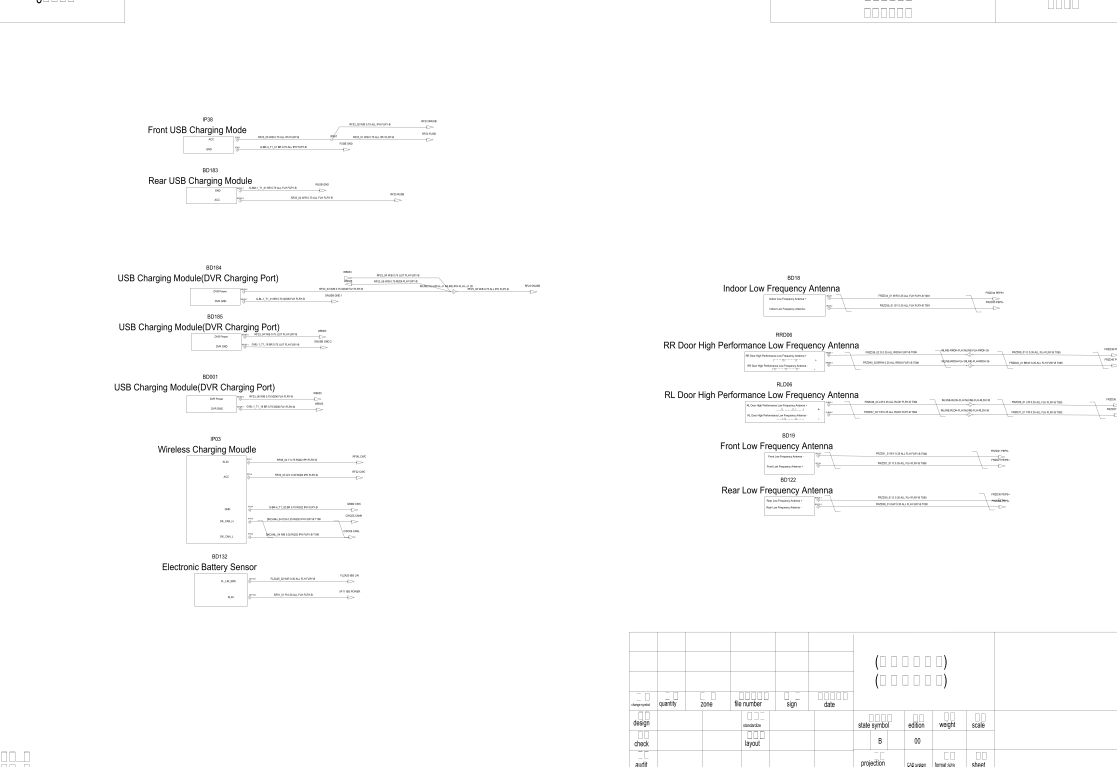
#> input picture frames/pilot_112/render.png, 6700 x 4598 px, found by its file name (shown at 1/6 size)
$ python test_ring_match.py
#> lines starting #> are read from the running program, lines starting #| are printed output that depends on the picture; after the words box and inside, x2 and y2 are one past the last pixel; in counts of white or black regions, pixels touching at a corner belong together
#> further down, gray is the input picture: shape (4598, 6700); min 0, max 255, mean 252.6
### code/trace.py
# -*- coding: utf-8 -*-
"""纯视觉导线追踪：只接收 numpy 图像，绝不接触 DXF 数据。

管线：
  灰度图 -> Otsu 二值化 -> Zhang-Suen 细化 -> 骨架图分析 ->
  提取导线段(arc) -> 节点圆点判定 -> 合并成电气网络(net)

关键概念：
- 端点：骨架中 8 邻域=1 的像素
- 节点：8 邻域>=3 的像素；有实心圆点=拼接连接，无圆点=跨线不连
"""
import numpy as np
import cv2
from skimage.morphology import skeletonize


def binarize_otsu(gray):
    """Otsu 二值化，返回前景=True 的 bool 数组。"""
    _, bw = cv2.threshold(gray, 0, 255, cv2.THRESH_BINARY + cv2.THRESH_OTSU)
#> bw: shape (4598, 6700); 99% white; 2775 black regions (429 under 20 px), largest, box (x1, y1, x2, y2) and area: (3775, 3792, 6700, 4598) 22812, (4905, 2959, 6041, 3072) 3514, (4901, 2710, 6032, 2813) 3179
    # 前景应为暗像素（黑线白底）；若前景占比>50% 说明反了
    fg = bw < 128
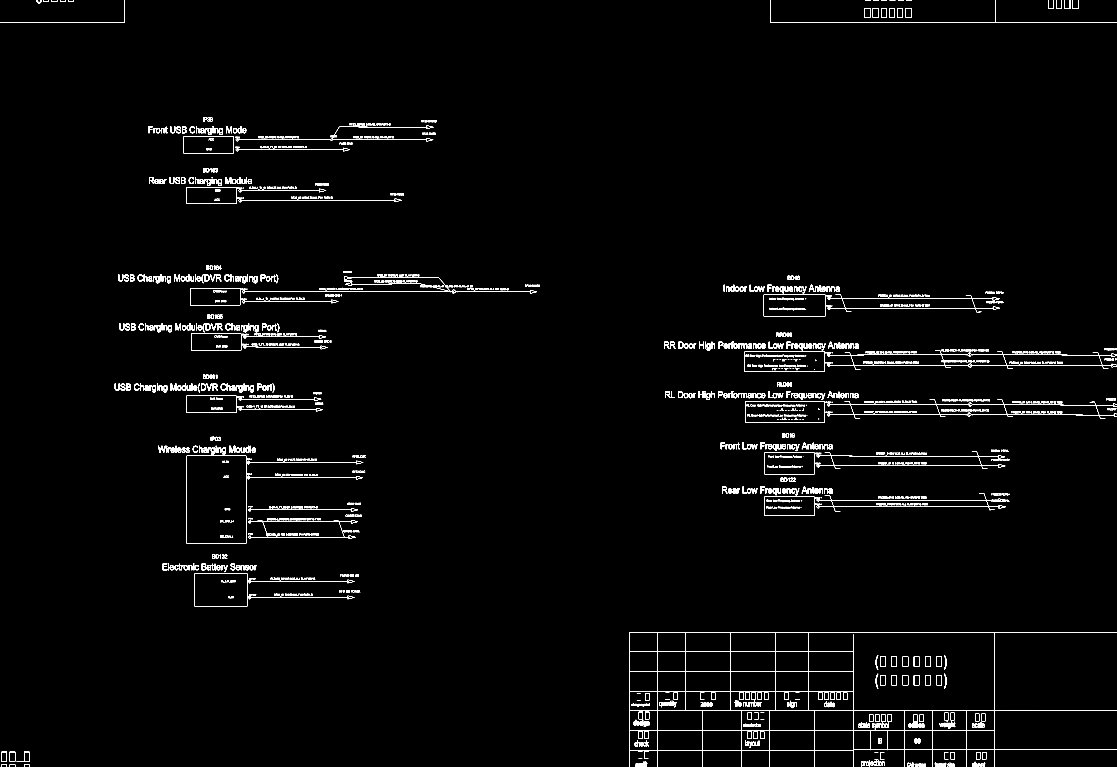
#> fg: shape (4598, 6700) bool (shown at 1/6 size); 1% white; 2775 white regions (429 under 20 px), largest, box (x1, y1, x2, y2) and area: (3775, 3792, 6700, 4598) 22812, (4905, 2959, 6041, 3072) 3514, (4901, 2710, 6032, 2813) 3179
    if fg.mean() > 0.5:
        fg = ~fg
    return fg


def skeleton_of(foreground):
    """Zhang-Suen 细化，返回骨架 bool 数组。"""
    return skeletonize(foreground)
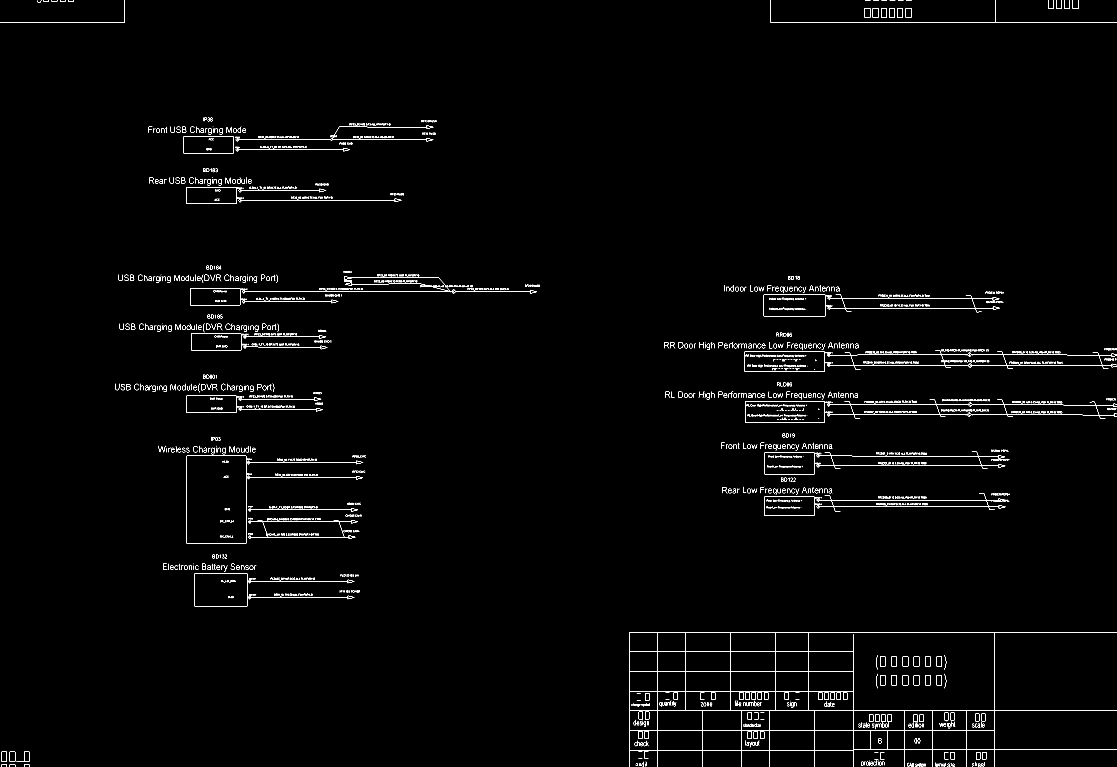
#> returned value: shape (4598, 6700) bool (shown at 1/6 size); 0.51% white in thin lines or dots


def neighbor_degree(skel):
    """每个骨架像素的 8 邻域度数（不含自身）。"""
    k = np.ones((3, 3), dtype=np.uint8)
    k[1, 1] = 0
    cnt = cv2.filter2D(skel.astype(np.uint8), -1, k, borderType=cv2.BORDER_CONSTANT)
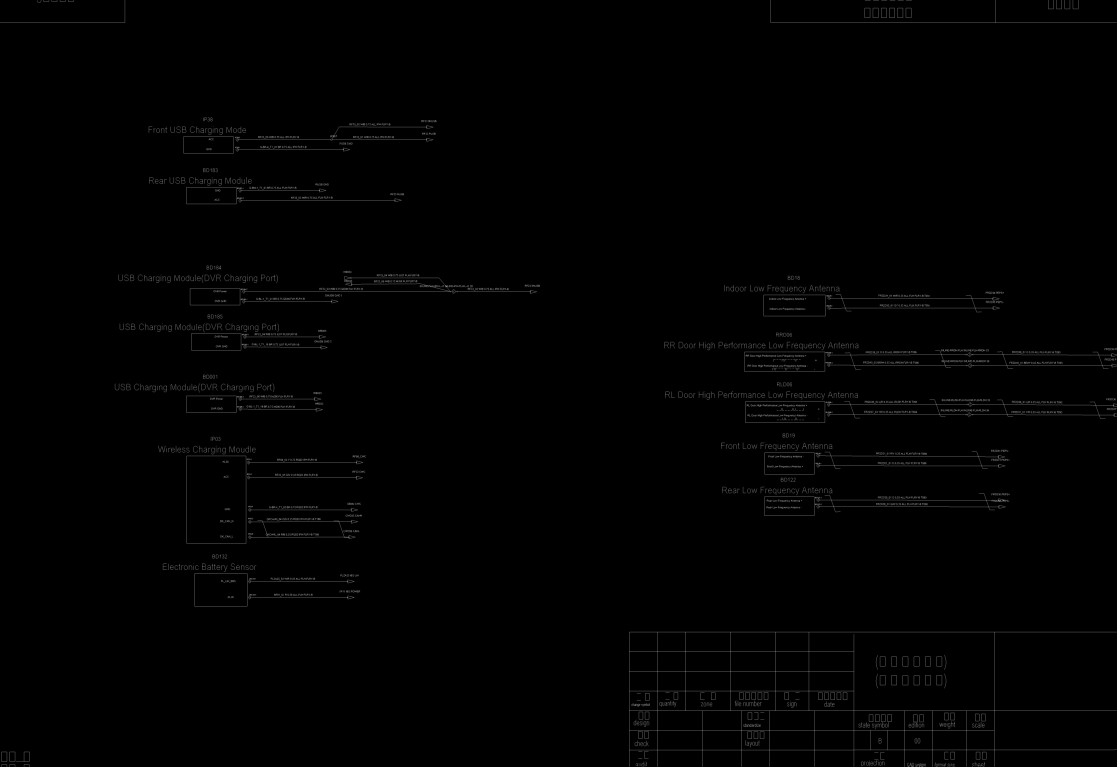
#> cnt: shape (4598, 6700) (shown at 1/6 size); min 0, max 7, mean 0.0409; drawn with min black and max white
    return cnt * skel


def estimate_wire_width(foreground, skeleton):
    """用距离变换估计导线宽度（像素）。"""
    dist = cv2.distanceTransform(foreground.astype(np.uint8), cv2.DIST_L2, 3)
    vals = dist[skeleton]
    vals = vals[vals > 0]
    if len(vals) == 0:
        return 3.0
    # 导线骨架处的距离值中位数*2 = 线宽；用较低分位避开圆点干扰
    return float(np.percentile(vals, 30)) * 2.0


def has_dot(foreground, dist, jr, jc, wire_width):
    """节点处是否有实心圆点（拼接点）。

    圆点半径明显大于线宽的一半；在节点邻域内找距离变换局部最大值。
    """
    r = int(max(wire_width * 2.5, 6))
    r0, r1 = max(0, jr - r), jr + r + 1
    c0, c1 = max(0, jc - r), jc + r + 1
    patch = dist[r0:r1, c0:c1]
    if patch.size == 0:
        return False
    # 圆点处的局部厚度应显著大于线宽
    return bool(patch.max() > wire_width * 0.9)


def extract_nets(foreground, skeleton):
    """从骨架提取电气网络。

    返回 nets: list of dict(yx_coords, endpoints, junctions, has_dot_junctions)
    """
    degree = neighbor_degree(skeleton)
    junction_mask = (degree >= 3) & skeleton
#> junction_mask: shape (4598, 6700) bool; 0.03% white in thin lines or dots
    # 去掉节点像素，剩下的连通域就是导线段(arc)
    skel_no_j = skeleton & ~junction_mask
#> skel_no_j: shape (4598, 6700) bool; 0.48% white in thin lines or dots
    n_arc, arc_labels = cv2.connectedComponents(skel_no_j.astype(np.uint8), connectivity=8)
#> arc_labels: shape (4598, 6700) int32; 6644 distinct labels, from 0 to 6643
#> n_arc = 6644

    dist = cv2.distanceTransform(foreground.astype(np.uint8), cv2.DIST_L2, 3)
    wire_width = estimate_wire_width(foreground, skeleton)
#> wire_width = 1.91

    # 每个 arc 的像素集合
    arc_pixels = {}
    ys, xs = np.nonzero(arc_labels)
    for y, x, lb in zip(ys, xs, arc_labels[ys, xs]):
        arc_pixels.setdefault(int(lb), []).append((y, x))
#> this loop made 148640 passes
#> (y, x, lb) on passes 1 to 3: (0, 248, 1), (0, 261, 2), (0, 293, 2)
#> after the loop, arc_pixels = 6643 items

    # union-find 合并 arc
    parent = {i: i for i in arc_pixels}
#> parent = 6643 items

    def find(a):
        while parent[a] != a:
            parent[a] = parent[parent[a]]
            a = parent[a]
        return a

    def union(a, b):
        ra, rb = find(a), find(b)
        if ra != rb:
            parent[ra] = rb

    # 节点像素坐标
    jy, jx = np.nonzero(junction_mask)
#> jy = 8742 values from 135 to 4594; jx = 8742 values, max 6696 at index 5071, min 143 at index 8638, mean 3674
    # 每个节点相邻的 arc id
    from collections import defaultdict
    junc_arcs = defaultdict(set)
    H, W = skeleton.shape
#> H = 4598; W = 6700
    for y, x in zip(jy, jx):
        for dy in (-1, 0, 1):
            for dx in (-1, 0, 1):
                if dy == 0 and dx == 0:
                    continue
                ny, nx = y + dy, x + dx
                if 0 <= ny < H and 0 <= nx < W:
                    lb = arc_labels[ny, nx]
                    if lb > 0:
                        junc_arcs[(y, x)].add(int(lb))
#> this loop made 8742 passes
#> (y, x) on passes 1 to 3: (135, 5971), (136, 5970), (136, 5971)

    dot_junctions = []
    for (y, x), arcs in junc_arcs.items():
        if len(arcs) < 2:
            continue
        if has_dot(foreground, dist, y, x, wire_width):
            dot_junctions.append((y, x))
            arcs = list(arcs)
            for a in arcs[1:]:
                union(arcs[0], a)
#> this loop made 6689 passes
#> (r in has_dot, r0 in has_dot, r1 in has_dot, c0 in has_dot, c1 in has_dot) on pass 7: (6, 709, 722, 1260, 1273)
#> after the loop, dot_junctions = 121 pairs, first value 715 to 4594, second value 844 to 5976
        # 无圆点=跨线：不合并，各 arc 保持独立

    # 组装 nets
    nets = defaultdict(list)
    for aid, px in arc_pixels.items():
        nets[find(aid)].extend(px)
#> this loop made 6643 passes
#> aid on passes 1 to 3: 1, 2, 3

    result = []
    full_deg = neighbor_degree(skeleton)  # 只算一次，勿放循环内
    for px in nets.values():
        arr = np.array(px)
        # 端点：在原骨架中度数为1的像素（属于本 net）
        eps = [(int(y), int(x)) for y, x in px if full_deg[y, x] == 1]
        result.append({
            'pixels': arr,
            'endpoints': eps,
            'n_endpoints': len(eps),
        })
#> this loop made 6420 passes
#> eps on passes 1 to 3: [(0, 248), (2, 223)], [(0, 261), (0, 293)], [(0, 342), (1, 310)]
#> after the loop, result = 6420 items
    return result, wire_width, dot_junctions


def filter_nets(nets, min_pixels=30):
    """过滤太小的连通域（文字、噪点）。返回 (wire_nets, small_nets)。"""
    wire, small = [], []
    for n in nets:
        (wire if len(n['pixels']) >= min_pixels else small).append(n)
    return wire, small


# [22 lines left out: function overlay_nets, not called in this run]

### code/test_ring_match.py
#!/usr/bin/env python3
# -*- coding: utf-8 -*-
"""测试两跳匹配在框#112 上的效果（不写回，只打印）。"""
import os
import sys
import json
import time
import numpy as np
import cv2

HERE = os.path.dirname(os.path.abspath(__file__))
sys.path.insert(0, HERE)
sys.path.insert(0, '/home/hatch/workspace/.pylibs')
from trace import binarize_otsu, skeleton_of, extract_nets, filter_nets
from pin_ring_match import associate_pins_v2

OUT = os.path.join(HERE, 'qa', 'frames', 'pilot_112')
t0 = time.time()
gray = cv2.imread(os.path.join(OUT, 'render.png'), cv2.IMREAD_GRAYSCALE)
fg = binarize_otsu(gray)
skel = skeleton_of(fg)
nets, ww, dots = extract_nets(fg, skel)
#> nets = 6420 items; ww = 1.91; dots has the same summary as dot_junctions in extract_nets
wire_nets, small = filter_nets(nets, min_pixels=50)
#> wire_nets = 483 items; small = 5937 items
print('nets=%d wire=%d (%.1fs)' % (len(nets), len(wire_nets), time.time() - t0))

#> (the run stopped early here; a loop or call above may not have finished)
